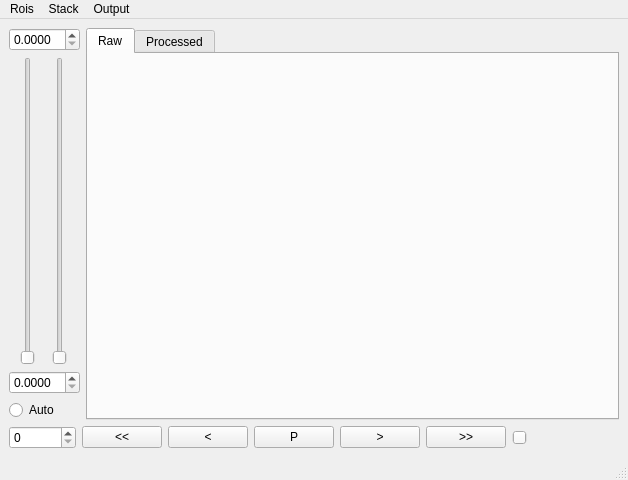
<?xml version="1.0" encoding="UTF-8"?>
<ui version="4.0">
 <class>SequenceDisplayWnd</class>
 <widget class="QMainWindow" name="SequenceDisplayWnd">
  <property name="geometry">
   <rect>
    <x>0</x>
    <y>0</y>
    <width>628</width>
    <height>480</height>
   </rect>
  </property>
  <property name="windowTitle">
   <string>SequenceDisplay</string>
  </property>
  <widget class="QWidget" name="centralwidget">
   <layout class="QVBoxLayout" name="verticalLayout_4">
    <item>
     <layout class="QHBoxLayout" name="horizontalLayout_3">
      <item>
       <layout class="QVBoxLayout" name="verticalLayout_2">
        <item>
         <widget class="QDoubleSpinBox" name="colorMaxSpinBox">
          <property name="decimals">
           <number>4</number>
          </property>
         </widget>
        </item>
        <item>
         <layout class="QHBoxLayout" name="horizontalLayout_2">
          <item>
           <widget class="QSlider" name="colorMinSlider">
            <property name="sizePolicy">
             <sizepolicy hsizetype="Fixed" vsizetype="Expanding">
              <horstretch>0</horstretch>
              <verstretch>5</verstretch>
             </sizepolicy>
            </property>
            <property name="orientation">
             <enum>Qt::Vertical</enum>
            </property>
           </widget>
          </item>
          <item>
           <widget class="QSlider" name="colorMaxSlider">
            <property name="sizePolicy">
             <sizepolicy hsizetype="Fixed" vsizetype="Expanding">
              <horstretch>0</horstretch>
              <verstretch>5</verstretch>
             </sizepolicy>
            </property>
            <property name="orientation">
             <enum>Qt::Vertical</enum>
            </property>
           </widget>
          </item>
         </layout>
        </item>
        <item>
         <widget class="QDoubleSpinBox" name="colorMinSpinBox">
          <property name="decimals">
           <number>4</number>
          </property>
         </widget>
        </item>
        <item>
         <widget class="QRadioButton" name="colorAutoRadioButton">
          <property name="text">
           <string>Auto</string>
          </property>
         </widget>
        </item>
       </layout>
      </item>
      <item>
       <widget class="QTabWidget" name="ImageTabWidget">
        <property name="sizePolicy">
         <sizepolicy hsizetype="Expanding" vsizetype="Expanding">
          <horstretch>2</horstretch>
          <verstretch>3</verstretch>
         </sizepolicy>
        </property>
        <property name="currentIndex">
         <number>0</number>
        </property>
        <widget class="QWidget" name="RawTab">
         <attribute name="title">
          <string>Raw</string>
         </attribute>
         <layout class="QVBoxLayout" name="verticalLayout_3">
          <item>
           <widget class="QWidget" name="ImageFrameWidget" native="true"/>
          </item>
         </layout>
        </widget>
        <widget class="QWidget" name="ProcessedTab">
         <attribute name="title">
          <string>Processed</string>
         </attribute>
         <layout class="QVBoxLayout" name="verticalLayout">
          <item>
           <widget class="QWidget" name="ProcessedFrameWidget" native="true"/>
          </item>
         </layout>
        </widget>
       </widget>
      </item>
     </layout>
    </item>
    <item>
     <layout class="QHBoxLayout" name="horizontalLayout">
      <item>
       <widget class="QSpinBox" name="CurrentFrameSpinBox">
        <property name="maximum">
         <number>100000</number>
        </property>
       </widget>
      </item>
      <item>
       <widget class="QPushButton" name="FirstFrameButton">
        <property name="text">
         <string>&lt;&lt;</string>
        </property>
       </widget>
      </item>
      <item>
       <widget class="QPushButton" name="BackFrameButton">
        <property name="text">
         <string>&lt;</string>
        </property>
       </widget>
      </item>
      <item>
       <widget class="QPushButton" name="PlayButton">
        <property name="text">
         <string>P</string>
        </property>
       </widget>
      </item>
      <item>
       <widget class="QPushButton" name="ForwardFrameButton">
        <property name="text">
         <string>&gt;</string>
        </property>
       </widget>
      </item>
      <item>
       <widget class="QPushButton" name="LastFrameButton">
        <property name="text">
         <string>&gt;&gt;</string>
        </property>
       </widget>
      </item>
      <item>
       <widget class="QSlider" name="CurrentFrameSlider">
        <property name="sizePolicy">
         <sizepolicy hsizetype="Expanding" vsizetype="Fixed">
          <horstretch>7</horstretch>
          <verstretch>0</verstretch>
         </sizepolicy>
        </property>
        <property name="orientation">
         <enum>Qt::Horizontal</enum>
        </property>
       </widget>
      </item>
      <item>
       <spacer name="horizontalSpacer">
        <property name="orientation">
         <enum>Qt::Horizontal</enum>
        </property>
        <property name="sizeHint" stdset="0">
         <size>
          <width>178</width>
          <height>20</height>
         </size>
        </property>
       </spacer>
      </item>
     </layout>
    </item>
   </layout>
  </widget>
  <widget class="QMenuBar" name="menubar">
   <property name="geometry">
    <rect>
     <x>0</x>
     <y>0</y>
     <width>628</width>
     <height>19</height>
    </rect>
   </property>
   <widget class="QMenu" name="menuRois">
    <property name="title">
     <string>Rois</string>
    </property>
    <widget class="QMenu" name="menuDatabase">
     <property name="title">
      <string>Database</string>
     </property>
     <addaction name="separator"/>
     <addaction name="actionNew_Database"/>
     <addaction name="actionOpen_Existing_Database"/>
     <addaction name="actionSave_database"/>
     <addaction name="separator"/>
     <addaction name="actionAdd_current_tracks_to_database"/>
     <addaction name="actionRemove_current_dataset"/>
    </widget>
    <addaction name="actionCompute_Rois"/>
    <addaction name="actionComputeRois_from_list"/>
    <addaction name="separator"/>
    <addaction name="actionLoad_from_file"/>
    <addaction name="actionSave_to_file"/>
    <addaction name="actionSave_traces"/>
    <addaction name="separator"/>
    <addaction name="actionDelete_Last"/>
    <addaction name="actionDelete_number"/>
    <addaction name="separator"/>
    <addaction name="actionForce_recomputation"/>
    <addaction name="actionRoi_monitor"/>
    <addaction name="separator"/>
    <addaction name="menuDatabase"/>
   </widget>
   <widget class="QMenu" name="menuStacks">
    <property name="title">
     <string>Stack</string>
    </property>
    <widget class="QMenu" name="menuMath_2">
     <property name="title">
      <string>Math</string>
     </property>
     <addaction name="actionAdd"/>
     <addaction name="actionSubtract"/>
     <addaction name="actionDivide"/>
     <addaction name="actionMultiply"/>
     <addaction name="separator"/>
     <addaction name="actionAdd_image"/>
     <addaction name="actionSubtract_image"/>
     <addaction name="actionDivide_by_image"/>
     <addaction name="actionMultiply_by_image"/>
    </widget>
    <widget class="QMenu" name="menuTimes">
     <property name="title">
      <string>Times</string>
     </property>
     <addaction name="actionSpecify_interframe_interval"/>
     <addaction name="actionLoad_times_from_file"/>
    </widget>
    <addaction name="actionBack_Projection"/>
    <addaction name="actionAverage"/>
    <addaction name="menuMath_2"/>
    <addaction name="separator"/>
    <addaction name="actionRemove_frames"/>
    <addaction name="menuTimes"/>
   </widget>
   <widget class="QMenu" name="menuOutput">
    <property name="title">
     <string>Output</string>
    </property>
    <addaction name="actionSave_raw_sequence"/>
    <addaction name="actionSave_as_avi"/>
    <addaction name="actionSave_as_hd5_table"/>
    <addaction name="separator"/>
    <addaction name="actionCopy_filepath_to_clipboard"/>
   </widget>
   <addaction name="menuRois"/>
   <addaction name="menuStacks"/>
   <addaction name="menuOutput"/>
  </widget>
  <widget class="QStatusBar" name="statusbar"/>
  <action name="actionLoad_from_file">
   <property name="text">
    <string>Load from file...</string>
   </property>
  </action>
  <action name="actionSave_to_file">
   <property name="text">
    <string>Save to file</string>
   </property>
  </action>
  <action name="actionDelete_Last">
   <property name="text">
    <string>Delete Last</string>
   </property>
  </action>
  <action name="actionBack_Projection">
   <property name="text">
    <string>Back Projection</string>
   </property>
  </action>
  <action name="actionAverage">
   <property name="text">
    <string>Average</string>
   </property>
  </action>
  <action name="actionAdd">
   <property name="text">
    <string>Add</string>
   </property>
  </action>
  <action name="actionSubtract">
   <property name="text">
    <string>Subtract</string>
   </property>
  </action>
  <action name="actionDivide">
   <property name="text">
    <string>Divide</string>
   </property>
  </action>
  <action name="actionMultiply">
   <property name="text">
    <string>Multiply</string>
   </property>
  </action>
  <action name="actionAdd_image">
   <property name="text">
    <string>Add image</string>
   </property>
  </action>
  <action name="actionSubtract_image">
   <property name="text">
    <string>Subtract image</string>
   </property>
  </action>
  <action name="actionDivide_by_image">
   <property name="text">
    <string>Divide by image</string>
   </property>
  </action>
  <action name="actionMultiply_by_image">
   <property name="text">
    <string>Multiply by image</string>
   </property>
  </action>
  <action name="actionMedian_filter">
   <property name="text">
    <string>Median filter</string>
   </property>
  </action>
  <action name="actionGaussian_filter">
   <property name="text">
    <string>Gaussian filter</string>
   </property>
  </action>
  <action name="actionTemporal_Smoothing">
   <property name="text">
    <string>Temporal Smoothing</string>
   </property>
  </action>
  <action name="actionSave_raw_sequence">
   <property name="text">
    <string>Save raw sequence</string>
   </property>
  </action>
  <action name="actionSave_traces">
   <property name="text">
    <string>Export traces</string>
   </property>
  </action>
  <action name="actionSave_as_avi">
   <property name="text">
    <string>Save as avi</string>
   </property>
  </action>
  <action name="actionForce_recomputation">
   <property name="text">
    <string>Force roi recomputation</string>
   </property>
  </action>
  <action name="actionSave_as_hd5_table">
   <property name="text">
    <string>Save as hd5 table</string>
   </property>
  </action>
  <action name="actionRoi_options">
   <property name="text">
    <string>Roi options</string>
   </property>
  </action>
  <action name="actionCopy_filepath_to_clipboard">
   <property name="text">
    <string>Copy filepath to clipboard</string>
   </property>
  </action>
  <action name="actionRoi_monitor">
   <property name="text">
    <string>Roi monitor</string>
   </property>
  </action>
  <action name="actionDelete_number">
   <property name="text">
    <string>Delete number</string>
   </property>
  </action>
  <action name="actionRemove_frames">
   <property name="text">
    <string>Remove frames ...</string>
   </property>
  </action>
  <action name="actionSpecify_interframe_interval">
   <property name="text">
    <string>Specify interframe interval</string>
   </property>
  </action>
  <action name="actionLoad_times_from_file">
   <property name="text">
    <string>Load times from file</string>
   </property>
  </action>
  <action name="actionNew_Database">
   <property name="text">
    <string>New Database</string>
   </property>
  </action>
  <action name="actionOpen_Existing_Database">
   <property name="text">
    <string>Open Existing Database</string>
   </property>
  </action>
  <action name="actionAdd_current_tracks_to_database">
   <property name="text">
    <string>Add current dataset</string>
   </property>
  </action>
  <action name="actionSave_database">
   <property name="text">
    <string>Save database</string>
   </property>
  </action>
  <action name="actionRemove_current_dataset">
   <property name="text">
    <string>Remove current dataset</string>
   </property>
  </action>
  <action name="actionCompute_Rois">
   <property name="text">
    <string>Compute Rois</string>
   </property>
  </action>
  <action name="actionComputeRois_from_list">
   <property name="text">
    <string>ComputeRois from list</string>
   </property>
  </action>
 </widget>
 <resources/>
 <connections/>
</ui>
